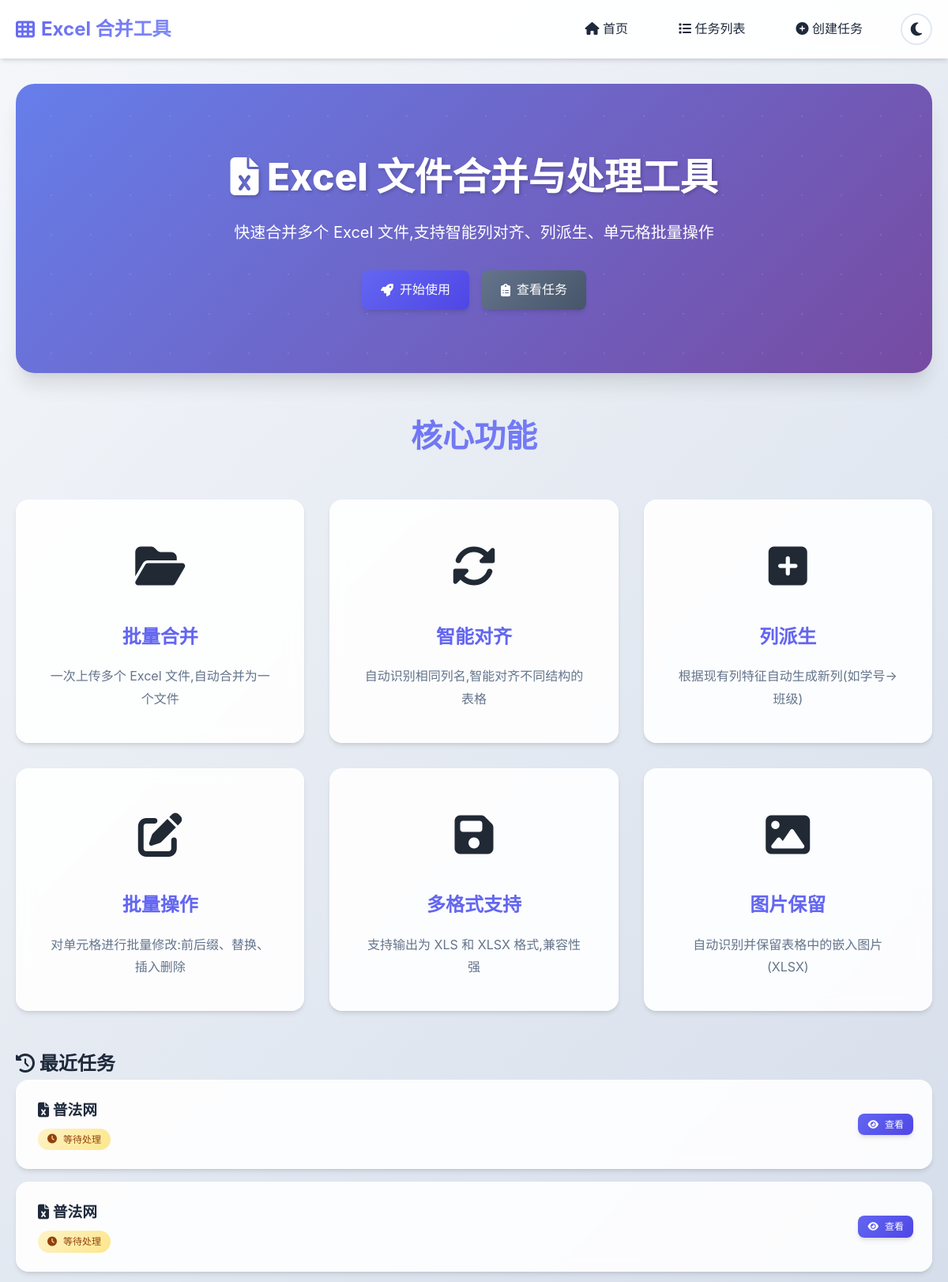
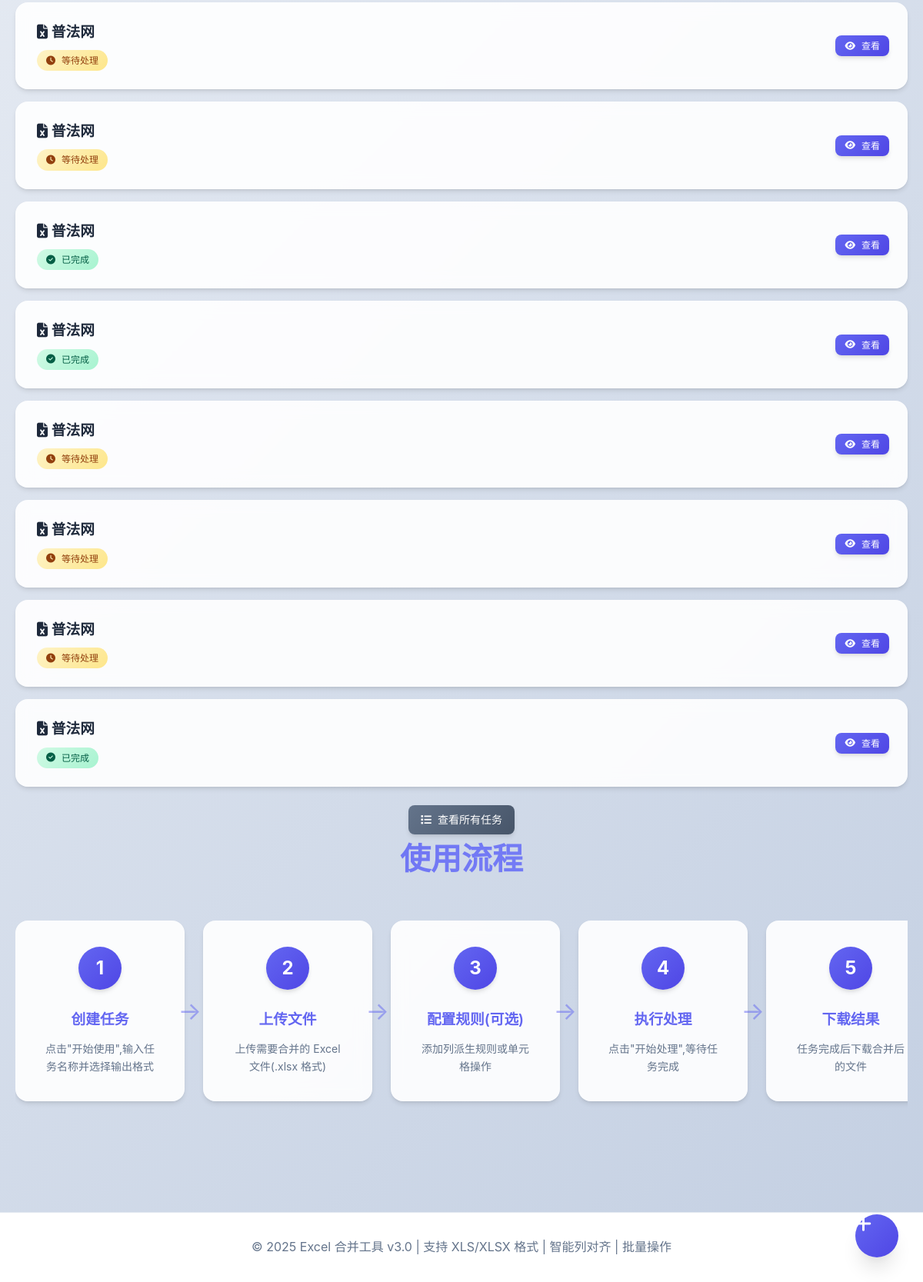
The page / on the database its author committed (2 pictures, top to bottom).
### merger/models.py (models this page shows, shortened)
class MergeTask(models.Model):
    STATUS_CHOICES = [
        ('pending', '等待处理'),
        ('processing', '处理中'),
        ('completed', '已完成'),
        ('failed', '失败'),
    ]
    OUTPUT_FORMAT_CHOICES = [
        ('xlsx', 'XLSX'),
        ('xls', 'XLS'),
        ('csv', 'CSV'),
        ('json', 'JSON'),
    ]
    FILTER_MODE_CHOICES = [
        ('none', '不过滤'),
        ('keep', '只保留指定列'),
        ('remove', '删除指定列'),
    ]
    name = models.CharField(max_length=200, verbose_name='任务名称')
    status = models.CharField(max_length=20, choices=STATUS_CHOICES, default='pending', verbose_name='状态')
    output_format = models.CharField(max_length=10, choices=OUTPUT_FORMAT_CHOICES, default='xlsx', verbose_name='输出格式')
    filter_mode = models.CharField(max_length=10, choices=FILTER_MODE_CHOICES, default='none', verbose_name='列过滤模式')
    filter_columns = models.JSONField(default=list, verbose_name='过滤列列表')
    result_file = models.FileField(upload_to='results/', null=True, blank=True, verbose_name='结果文件')
    error_message = models.TextField(null=True, blank=True, verbose_name='错误信息')
    created_at = models.DateTimeField(auto_now_add=True, verbose_name='创建时间')
    updated_at = models.DateTimeField(auto_now=True, verbose_name='更新时间')
    class Meta:
        verbose_name = '合并任务'
        verbose_name_plural = '合并任务'
        ordering = ['-created_at']

### merger/views.py (the view)
# urls.py: path('', views.index, name='index'),
def index(request):
    tasks = MergeTask.objects.all()[:10]
    return render(request, 'merger/index.html', {'tasks': tasks})

### merger/templates/merger/index.html (shortened to what this page needs)
{% extends 'base.html' %}
{% block content %}
<div class="hero">
    <h1><i class="fas fa-file-excel"></i> Excel 文件合并与处理工具</h1>
    <p class="hero-subtitle">快速合并多个 Excel 文件,支持智能列对齐、列派生、单元格批量操作</p>
    <div class="hero-actions">
        <a href="{% url 'task_create' %}" class="btn btn-primary btn-lg"><i class="fas fa-rocket"></i> 开始使用</a>
        <a href="{% url 'task_list' %}" class="btn btn-secondary btn-lg"><i class="fas fa-clipboard-list"></i> 查看任务</a>
    </div>
</div>
<div class="features">
    <h2>核心功能</h2>
    <div class="feature-grid">
        <div class="feature-card">
            <div class="feature-icon"><i class="fas fa-folder-open"></i></div>
            <h3>批量合并</h3>
            <p>一次上传多个 Excel 文件,自动合并为一个文件</p>
        </div>
        <div class="feature-card">
            <div class="feature-icon"><i class="fas fa-sync-alt"></i></div>
            <h3>智能对齐</h3>
            <p>自动识别相同列名,智能对齐不同结构的表格</p>
        </div>
        <div class="feature-card">
            <div class="feature-icon"><i class="fas fa-plus-square"></i></div>
            <h3>列派生</h3>
            <p>根据现有列特征自动生成新列(如学号→班级)</p>
        </div>
        <div class="feature-card">
            <div class="feature-icon"><i class="fas fa-edit"></i></div>
            <h3>批量操作</h3>
            <p>对单元格进行批量修改:前后缀、替换、插入删除</p>
        </div>
        <div class="feature-card">
            <div class="feature-icon"><i class="fas fa-save"></i></div>
            <h3>多格式支持</h3>
            <p>支持输出为 XLS 和 XLSX 格式,兼容性强</p>
        </div>
        <div class="feature-card">
            <div class="feature-icon"><i class="fas fa-image"></i></div>
            <h3>图片保留</h3>
            <p>自动识别并保留表格中的嵌入图片(XLSX)</p>
        </div>
    </div>
</div>
{% if tasks %}
<div class="recent-tasks">
    <h2><i class="fas fa-history"></i> 最近任务</h2>
    <div class="task-list-simple">
        {% for task in tasks %}
        <div class="task-item">
            <div class="task-info">
                <h3><i class="fas fa-file-excel"></i> {{ task.name }}</h3>
                <span class="task-status status-{{ task.status }}">
                    {% if task.status == 'completed' %}<i class="fas fa-check-circle"></i>{% endif %}
                    {% if task.status == 'pending' %}<i class="fas fa-clock"></i>{% endif %}
                    {{ task.get_status_display }}
                </span>
            </div>
            <div class="task-actions">
                <a href="{% url 'task_detail' task.id %}" class="btn btn-sm btn-primary">
                    <i class="fas fa-eye"></i> 查看
                </a>
            </div>
        </div>
        {% endfor %}
    </div>
    <div style="text-align: center; margin-top: 1.5rem;">
        <a href="{% url 'task_list' %}" class="btn btn-secondary">
            <i class="fas fa-list"></i> 查看所有任务
        </a>
    </div>
</div>
{% endif %}
<div class="how-to-use">
    <h2>使用流程</h2>
    <div class="steps">
        <div class="step">
            <div class="step-number">1</div>
            <h3>创建任务</h3>
            <p>点击"开始使用",输入任务名称并选择输出格式</p>
        </div>
        <div class="step">
            <div class="step-number">2</div>
            <h3>上传文件</h3>
            <p>上传需要合并的 Excel 文件(.xlsx 格式)</p>
        </div>
        <div class="step">
            <div class="step-number">3</div>
            <h3>配置规则(可选)</h3>
            <p>添加列派生规则或单元格操作</p>
        </div>
        <div class="step">
            <div class="step-number">4</div>
            <h3>执行处理</h3>
            <p>点击"开始处理",等待任务完成</p>
        </div>
        <div class="step">
            <div class="step-number">5</div>
            <h3>下载结果</h3>
            <p>任务完成后下载合并后的文件</p>
        </div>
    </div>
</div>
{% endblock %}

### rows shown on the page
MergeTask: name "普法网", status "等待处理"
MergeTask: name "普法网", status "等待处理"
MergeTask: name "普法网", status "等待处理"
MergeTask: name "普法网", status "等待处理"
MergeTask: name "普法网", status "已完成"
MergeTask: name "普法网", status "已完成"
MergeTask: name "普法网", status "等待处理"
MergeTask: name "普法网", status "等待处理"
MergeTask: name "普法网", status "等待处理"
MergeTask: name "普法网", status "已完成"
